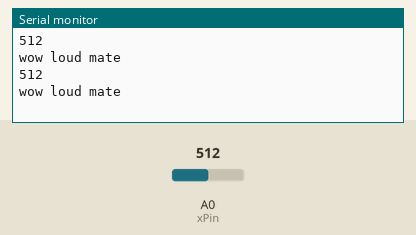
A sketch run on a simulated Arduino Uno, built with avr-gcc and run on an emulated ATmega328P. Parts: the last lines printed to the serial monitor. Inputs (shaded band) come from the test bench; at power-on: A0 (xPin) = 512.

Above: at 2.8 s.
2.9 s: A0 (xPin) set to 716
At 5.2 s:
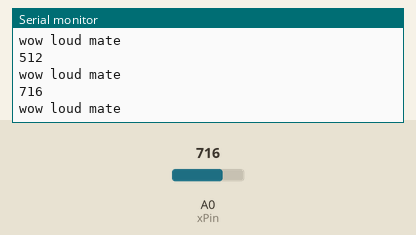
5.6 s: A0 (xPin) set to 900
At 7.0 s:
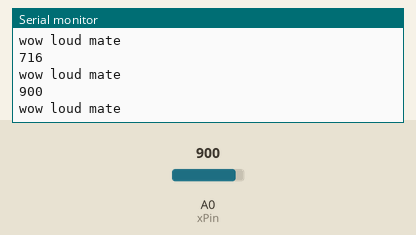
Timing chart, 0 to 8.6 s (numbered marks = the images above; inputs shaded):
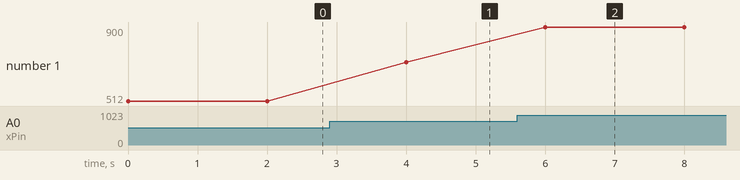

The sketch:

MicInputTest.ino
```cpp
int x = 0;
int xPin = A0;

void setup() {

    pinMode(xPin, INPUT);
    Serial.begin(9600);

}

void loop() {
  // put your main code here, to run repeatedly:
  x = analogRead(A0);
   Serial.println(x);
   if (x > 200){
    Serial.println("wow loud mate");
    delay(2000);
   }
}
```

Measured:
- after the input at 2.9 s, the serial monitor: prints a new line after 1.1 s (image 1)
- after the input at 5.6 s, the serial monitor: prints a new line after 0.40 s (image 2)
- plotted number 1: 512 → 716 after the input at 2.9 s, 716 → 900 after the input at 5.6 s
